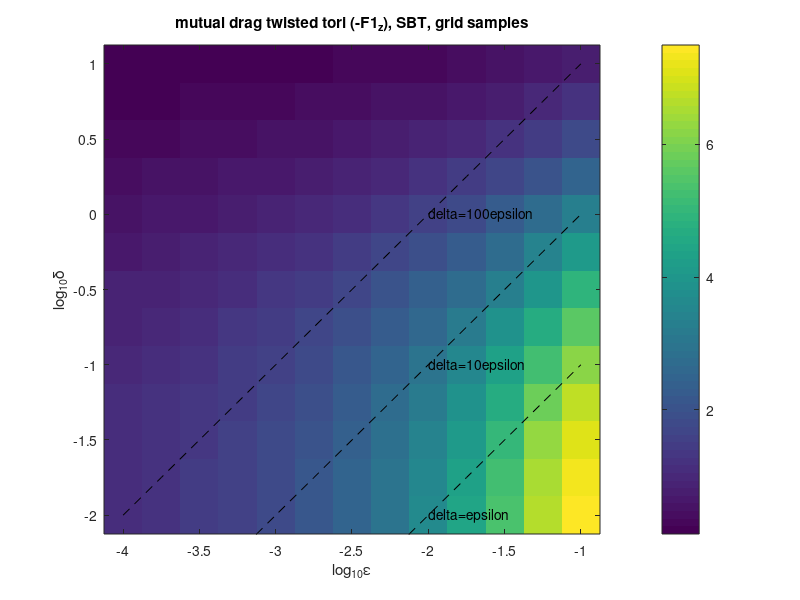

Here is the MATLAB script that generated this plot:
% read Dhairya data comparing SBT to convergent BIE for mutual grad of two
% tori.
% Barnett 3/22/23

close

if 0   % ------------------------
f=fopen('output/mutual_drag_tori_Dhairya_err.dat');   % paste from email
a = textscan(f,'%f %f %f %f %f','commentstyle','#');
eps=a{1}; delta=a{2};
FSBT=a{3}; FBIE=a{4};      % z-cmpts of F1 vector mutual drag
fclose(f);

relerr = abs((FSBT-FBIE)./FBIE);
err = abs(FSBT-FBIE);
ratio = delta./eps;
%model = 10 * eps.*log(1./eps) ./ ratio.^1.5;      % error model
model = 4*log(1./eps) .* eps.^2.5 ./ delta.^1.5;      % error model
                                                      % (powers ok, log not?)
figure;     % ............. plot relerr vs ratio, grouped by eps
eu = unique(eps)';  % has to be row vec for loop to work
rng(0);
for e=eu, j=find(eps==e);
  if ~isempty(j)
    c = 0.8*rand(1,3);
    loglog(ratio(j),err(j),'+-','color',c); hold on;
    plot(ratio(j),model(j),'o--','color',c); hold on;
    text(mean(ratio(j)), mean(err(j)), sprintf('\\epsilon = %g',eps(j(1))))
  end
end
xlabel('ratio \delta/\epsilon');
ylabel('err');
title('error in SBT F1_z (vs BIE ground truth)');
%legnum(eu,[],'\epsilon = ');
print -dpng figs/mutual_tori_err_draft.png
end  % ---------------------------

f=fopen('output/mutual_drag_tori_twisted_grid.dat');  % no errs
a = textscan(f,'%f %f %f %f %f','commentstyle','#');
eps=a{1}; delta=a{2};
F1x=a{3}; F1y=a{4}; F1z=a{5};     % cmpts of F1 vector mutual drag
fclose(f);
epss = unique(eps);
dels = unique(delta);
ne = numel(epss); nd = numel(dels);
le = log10(epss);
figure; imagesc(le,log10(dels),reshape(-F1z,[nd ne])); colorbar;
xlabel('log_{10}\epsilon'); ylabel('log_{10}\delta'); axis xy tight;
v=axis; hold on;
plot(le,le,'k--'); text(-2,-2,"\delta=\epsilon");
plot(le,1+le,'k--'); text(-2,-1,"\delta=10\epsilon");
plot(le,2+le,'k--'); text(-2,0,"\delta=100\epsilon");
axis(v);
title('mutual drag twisted tori (-F1_z), SBT, grid samples');
print -dpng figs/mutual_tori_twisted_grid_F1z_SBT.png
